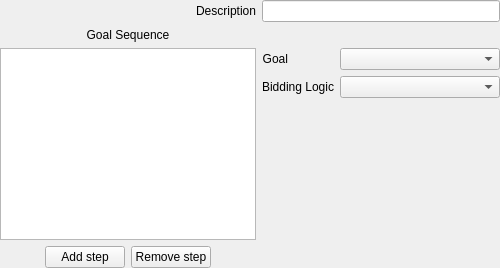
              <widget class="QWidget" name="page_6">
               <layout class="QVBoxLayout" name="verticalLayout_4">
                <property name="leftMargin">
                 <number>0</number>
                </property>
                <property name="topMargin">
                 <number>0</number>
                </property>
                <property name="rightMargin">
                 <number>0</number>
                </property>
                <property name="bottomMargin">
                 <number>0</number>
                </property>
                <item>
                 <layout class="QGridLayout" name="gridLayout_2">
                  <item row="0" column="1">
                   <widget class="QLineEdit" name="lineEdit_fs_plan_description"/>
                  </item>
                  <item row="0" column="0">
                   <widget class="QLabel" name="label_17">
                    <property name="text">
                     <string>Description</string>
                    </property>
                    <property name="alignment">
                     <set>Qt::AlignRight|Qt::AlignTrailing|Qt::AlignVCenter</set>
                    </property>
                   </widget>
                  </item>
                  <item row="1" column="0">
                   <widget class="QLabel" name="label_18">
                    <property name="text">
                     <string>Goal Sequence</string>
                    </property>
                    <property name="alignment">
                     <set>Qt::AlignCenter</set>
                    </property>
                   </widget>
                  </item>
                  <item row="3" column="0">
                   <layout class="QHBoxLayout" name="horizontalLayout_3">
                    <item>
                     <spacer name="horizontalSpacer_5">
                      <property name="orientation">
                       <enum>Qt::Horizontal</enum>
                      </property>
                      <property name="sizeHint" stdset="0">
                       <size>
                        <width>40</width>
                        <height>20</height>
                       </size>
                      </property>
                     </spacer>
                    </item>
                    <item>
                     <widget class="QPushButton" name="pushButton_fs_plan_goal_sequence_step_add">
                      <property name="text">
                       <string>Add step</string>
                      </property>
                     </widget>
                    </item>
                    <item>
                     <widget class="QPushButton" name="pushButton_fs_plan_goal_sequence_step_remove">
                      <property name="text">
                       <string>Remove step</string>
                      </property>
                     </widget>
                    </item>
                    <item>
                     <spacer name="horizontalSpacer_7">
                      <property name="orientation">
                       <enum>Qt::Horizontal</enum>
                      </property>
                      <property name="sizeHint" stdset="0">
                       <size>
                        <width>40</width>
                        <height>20</height>
                       </size>
                      </property>
                     </spacer>
                    </item>
                   </layout>
                  </item>
                  <item row="2" column="1">
                   <widget class="QStackedWidget" name="stackedWidget_fs_plan_goal_sequence_goal">
                    <property name="currentIndex">
                     <number>0</number>
                    </property>
                    <widget class="QWidget" name="page_7">
                     <layout class="QFormLayout" name="formLayout_2">
                      <property name="leftMargin">
                       <number>0</number>
                      </property>
                      <property name="topMargin">
                       <number>0</number>
                      </property>
                      <property name="rightMargin">
                       <number>0</number>
                      </property>
                      <property name="bottomMargin">
                       <number>0</number>
                      </property>
                      <item row="2" column="1">
                       <widget class="QComboBox" name="comboBox_fs_plan_goal_sequence_step_goal"/>
                      </item>
                      <item row="7" column="1">
                       <widget class="QComboBox" name="comboBox_fs_plan_goal_sequence_step_bidding_logic"/>
                      </item>
                      <item row="7" column="0">
                       <widget class="QLabel" name="label_20">
                        <property name="text">
                         <string>Bidding Logic</string>
                        </property>
                        <property name="alignment">
                         <set>Qt::AlignRight|Qt::AlignTrailing|Qt::AlignVCenter</set>
                        </property>
                       </widget>
                      </item>
                      <item row="2" column="0">
                       <widget class="QLabel" name="label_19">
                        <property name="text">
                         <string>Goal</string>
                        </property>
                        <property name="alignment">
                         <set>Qt::AlignRight|Qt::AlignTrailing|Qt::AlignVCenter</set>
                        </property>
                       </widget>
                      </item>
                     </layout>
                    </widget>
                    <widget class="QWidget" name="page_8">
                     <layout class="QVBoxLayout" name="verticalLayout_6">
                      <item>
                       <widget class="QLabel" name="label_8">
                        <property name="text">
                         <string>Select a goal in the goal sequence to see properties...</string>
                        </property>
                        <property name="wordWrap">
                         <bool>true</bool>
                        </property>
                       </widget>
                      </item>
                     </layout>
                    </widget>
                   </widget>
                  </item>
                  <item row="2" column="0">
                   <widget class="QListView" name="listView_fs_plan_goal_sequence">
                    <property name="editTriggers">
                     <set>QAbstractItemView::NoEditTriggers</set>
                    </property>
                   </widget>
                  </item>
                 </layout>
                </item>
               </layout>
              </widget>
